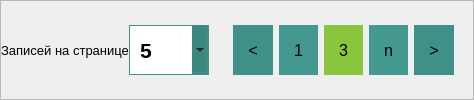
                      <widget class="QWidget" name="tab_pagination">
                       <attribute name="title">
                        <string>Пагинация</string>
                       </attribute>
                       <layout class="QHBoxLayout" name="horizontalLayout_14">
                        <property name="spacing">
                         <number>0</number>
                        </property>
                        <property name="leftMargin">
                         <number>0</number>
                        </property>
                        <property name="topMargin">
                         <number>0</number>
                        </property>
                        <property name="rightMargin">
                         <number>0</number>
                        </property>
                        <property name="bottomMargin">
                         <number>0</number>
                        </property>
                        <item>
                         <widget class="QFrame" name="frame_14">
                          <property name="frameShape">
                           <enum>QFrame::Shape::StyledPanel</enum>
                          </property>
                          <property name="frameShadow">
                           <enum>QFrame::Shadow::Raised</enum>
                          </property>
                          <layout class="QHBoxLayout" name="horizontalLayout_6">
                           <property name="spacing">
                            <number>15</number>
                           </property>
                           <property name="leftMargin">
                            <number>0</number>
                           </property>
                           <property name="topMargin">
                            <number>0</number>
                           </property>
                           <property name="rightMargin">
                            <number>10</number>
                           </property>
                           <property name="bottomMargin">
                            <number>0</number>
                           </property>
                           <item>
                            <widget class="QFrame" name="frame_19">
                             <property name="maximumSize">
                              <size>
                               <width>350</width>
                               <height>16777215</height>
                              </size>
                             </property>
                             <property name="styleSheet">
                              <string notr="true">border:none;</string>
                             </property>
                             <property name="frameShape">
                              <enum>QFrame::Shape::StyledPanel</enum>
                             </property>
                             <property name="frameShadow">
                              <enum>QFrame::Shadow::Raised</enum>
                             </property>
                             <layout class="QHBoxLayout" name="horizontalLayout_12">
                              <property name="spacing">
                               <number>0</number>
                              </property>
                              <property name="leftMargin">
                               <number>0</number>
                              </property>
                              <property name="topMargin">
                               <number>0</number>
                              </property>
                              <property name="rightMargin">
                               <number>0</number>
                              </property>
                              <property name="bottomMargin">
                               <number>0</number>
                              </property>
                              <item>
                               <widget class="QLabel" name="label_all_records_2">
                                <property name="maximumSize">
                                 <size>
                                  <width>150</width>
                                  <height>16777215</height>
                                 </size>
                                </property>
                                <property name="font">
                                 <font>
                                  <family>Arial</family>
                                  <pointsize>10</pointsize>
                                  <bold>false</bold>
                                 </font>
                                </property>
                                <property name="text">
                                 <string>Записей на странице</string>
                                </property>
                                <property name="alignment">
                                 <set>Qt::AlignmentFlag::AlignCenter</set>
                                </property>
                               </widget>
                              </item>
                              <item>
                               <widget class="QComboBox" name="comboBox_pagination">
                                <property name="minimumSize">
                                 <size>
                                  <width>80</width>
                                  <height>50</height>
                                 </size>
                                </property>
                                <property name="maximumSize">
                                 <size>
                                  <width>80</width>
                                  <height>50</height>
                                 </size>
                                </property>
                                <property name="palette">
                                 <palette>
                                  <active>
                                   <colorrole role="Button">
                                    <brush brushstyle="SolidPattern">
                                     <color alpha="255">
                                      <red>59</red>
                                      <green>134</green>
                                      <blue>125</blue>
                                     </color>
                                    </brush>
                                   </colorrole>
                                   <colorrole role="Light">
                                    <brush brushstyle="SolidPattern">
                                     <color alpha="255">
                                      <red>61</red>
                                      <green>139</green>
                                      <blue>130</blue>
                                     </color>
                                    </brush>
                                   </colorrole>
                                   <colorrole role="Midlight">
                                    <brush brushstyle="SolidPattern">
                                     <color alpha="255">
                                      <red>63</red>
                                      <green>145</green>
                                      <blue>135</blue>
                                     </color>
                                    </brush>
                                   </colorrole>
                                   <colorrole role="Dark">
                                    <brush brushstyle="SolidPattern">
                                     <color alpha="255">
                                      <red>65</red>
                                      <green>148</green>
                                      <blue>139</blue>
                                     </color>
                                    </brush>
                                   </colorrole>
                                   <colorrole role="Mid">
                                    <brush brushstyle="SolidPattern">
                                     <color alpha="255">
                                      <red>56</red>
                                      <green>128</green>
                                      <blue>120</blue>
                                     </color>
                                    </brush>
                                   </colorrole>
                                   <colorrole role="Base">
                                    <brush brushstyle="SolidPattern">
                                     <color alpha="255">
                                      <red>58</red>
                                      <green>132</green>
                                      <blue>124</blue>
                                     </color>
                                    </brush>
                                   </colorrole>
                                   <colorrole role="Window">
                                    <brush brushstyle="SolidPattern">
                                     <color alpha="255">
                                      <red>58</red>
                                      <green>132</green>
                                      <blue>124</blue>
                                     </color>
                                    </brush>
                                   </colorrole>
                                   <colorrole role="Shadow">
                                    <brush brushstyle="SolidPattern">
                                     <color alpha="255">
                                      <red>60</red>
                                      <green>136</green>
                                      <blue>127</blue>
                                     </color>
                                    </brush>
                                   </colorrole>
                                   <colorrole role="AlternateBase">
                                    <brush brushstyle="SolidPattern">
                                     <color alpha="255">
                                      <red>56</red>
                                      <green>126</green>
                                      <blue>118</blue>
                                     </color>
                                    </brush>
                                   </colorrole>
                                   <colorrole role="ToolTipBase">
                                    <brush brushstyle="SolidPattern">
                                     <color alpha="255">
                                      <red>61</red>
                                      <green>138</green>
                                      <blue>129</blue>
                                     </color>
                                    </brush>
                                   </colorrole>
                                  </active>
                                  <inactive>
                                   <colorrole role="Button">
                                    <brush brushstyle="SolidPattern">
                                     <color alpha="255">
                                      <red>59</red>
                                      <green>134</green>
                                      <blue>125</blue>
                                     </color>
                                    </brush>
                                   </colorrole>
                                   <colorrole role="Light">
                                    <brush brushstyle="SolidPattern">
                                     <color alpha="255">
                                      <red>61</red>
                                      <green>139</green>
                                      <blue>130</blue>
                                     </color>
                                    </brush>
                                   </colorrole>
                                   <colorrole role="Midlight">
                                    <brush brushstyle="SolidPattern">
                                     <color alpha="255">
                                      <red>63</red>
                                      <green>145</green>
                                      <blue>135</blue>
                                     </color>
                                    </brush>
                                   </colorrole>
                                   <colorrole role="Dark">
                                    <brush brushstyle="SolidPattern">
                                     <color alpha="255">
                                      <red>65</red>
                                      <green>148</green>
                                      <blue>139</blue>
                                     </color>
                                    </brush>
                                   </colorrole>
                                   <colorrole role="Mid">
                                    <brush brushstyle="SolidPattern">
                                     <color alpha="255">
                                      <red>56</red>
                                      <green>128</green>
                                      <blue>120</blue>
                                     </color>
                                    </brush>
                                   </colorrole>
                                   <colorrole role="Base">
                                    <brush brushstyle="SolidPattern">
                                     <color alpha="255">
                                      <red>58</red>
                                      <green>132</green>
                                      <blue>124</blue>
                                     </color>
                                    </brush>
                                   </colorrole>
                                   <colorrole role="Window">
                                    <brush brushstyle="SolidPattern">
                                     <color alpha="255">
                                      <red>58</red>
                                      <green>132</green>
                                      <blue>124</blue>
                                     </color>
                                    </brush>
                                   </colorrole>
                                   <colorrole role="Shadow">
                                    <brush brushstyle="SolidPattern">
                                     <color alpha="255">
                                      <red>60</red>
                                      <green>136</green>
                                      <blue>127</blue>
                                     </color>
                                    </brush>
                                   </colorrole>
                                   <colorrole role="AlternateBase">
                                    <brush brushstyle="SolidPattern">
                                     <color alpha="255">
                                      <red>56</red>
                                      <green>126</green>
                                      <blue>118</blue>
                                     </color>
                                    </brush>
                                   </colorrole>
                                   <colorrole role="ToolTipBase">
                                    <brush brushstyle="SolidPattern">
                                     <color alpha="255">
                                      <red>61</red>
                                      <green>138</green>
                                      <blue>129</blue>
                                     </color>
                                    </brush>
                                   </colorrole>
                                  </inactive>
                                  <disabled>
                                   <colorrole role="WindowText">
                                    <brush brushstyle="SolidPattern">
                                     <color alpha="255">
                                      <red>65</red>
                                      <green>148</green>
                                      <blue>139</blue>
                                     </color>
                                    </brush>
                                   </colorrole>
                                   <colorrole role="Button">
                                    <brush brushstyle="SolidPattern">
                                     <color alpha="255">
                                      <red>59</red>
                                      <green>134</green>
                                      <blue>125</blue>
                                     </color>
                                    </brush>
                                   </colorrole>
                                   <colorrole role="Light">
                                    <brush brushstyle="SolidPattern">
                                     <color alpha="255">
                                      <red>61</red>
                                      <green>139</green>
                                      <blue>130</blue>
                                     </color>
                                    </brush>
                                   </colorrole>
                                   <colorrole role="Midlight">
                                    <brush brushstyle="SolidPattern">
                                     <color alpha="255">
                                      <red>63</red>
                                      <green>145</green>
                                      <blue>135</blue>
                                     </color>
                                    </brush>
                                   </colorrole>
                                   <colorrole role="Dark">
                                    <brush brushstyle="SolidPattern">
                                     <color alpha="255">
                                      <red>65</red>
                                      <green>148</green>
                                      <blue>139</blue>
                                     </color>
                                    </brush>
                                   </colorrole>
                                   <colorrole role="Mid">
                                    <brush brushstyle="SolidPattern">
                                     <color alpha="255">
                                      <red>56</red>
                                      <green>128</green>
                                      <blue>120</blue>
                                     </color>
                                    </brush>
                                   </colorrole>
                                   <colorrole role="Text">
                                    <brush brushstyle="SolidPattern">
                                     <color alpha="255">
                                      <red>65</red>
                                      <green>148</green>
                                      <blue>139</blue>
                                     </color>
                                    </brush>
                                   </colorrole>
                                   <colorrole role="ButtonText">
                                    <brush brushstyle="SolidPattern">
                                     <color alpha="255">
                                      <red>65</red>
                                      <green>148</green>
                                      <blue>139</blue>
                                     </color>
                                    </brush>
                                   </colorrole>
                                   <colorrole role="Base">
                                    <brush brushstyle="SolidPattern">
                                     <color alpha="255">
                                      <red>58</red>
                                      <green>132</green>
                                      <blue>124</blue>
                                     </color>
                                    </brush>
                                   </colorrole>
                                   <colorrole role="Window">
                                    <brush brushstyle="SolidPattern">
                                     <color alpha="255">
                                      <red>58</red>
                                      <green>132</green>
                                      <blue>124</blue>
                                     </color>
                                    </brush>
                                   </colorrole>
                                   <colorrole role="Shadow">
                                    <brush brushstyle="SolidPattern">
                                     <color alpha="255">
                                      <red>60</red>
                                      <green>136</green>
                                      <blue>127</blue>
                                     </color>
                                    </brush>
                                   </colorrole>
                                   <colorrole role="AlternateBase">
                                    <brush brushstyle="SolidPattern">
                                     <color alpha="255">
                                      <red>56</red>
                                      <green>126</green>
                                      <blue>118</blue>
                                     </color>
                                    </brush>
                                   </colorrole>
                                   <colorrole role="ToolTipBase">
                                    <brush brushstyle="SolidPattern">
                                     <color alpha="255">
                                      <red>61</red>
                                      <green>138</green>
                                      <blue>129</blue>
                                     </color>
                                    </brush>
                                   </colorrole>
                                  </disabled>
                                 </palette>
                                </property>
                                <property name="font">
                                 <font>
                                  <family>Arial</family>
                                  <pointsize>16</pointsize>
                                  <bold>true</bold>
                                 </font>
                                </property>
                                <property name="layoutDirection">
                                 <enum>Qt::LayoutDirection::LeftToRight</enum>
                                </property>
                                <property name="styleSheet">
                                 <string notr="true">padding:10px;
text-align:center;
border: 1px solid rgb(64, 145, 136);
</string>
                                </property>
                                <item>
                                 <property name="text">
                                  <string>5</string>
                                 </property>
                                </item>
                                <item>
                                 <property name="text">
                                  <string>10</string>
                                 </property>
                                </item>
                                <item>
                                 <property name="text">
                                  <string>50</string>
                                 </property>
                                </item>
                                <item>
                                 <property name="text">
                                  <string>100</string>
                                 </property>
                                </item>
                                <item>
                                 <property name="text">
                                  <string>150</string>
                                 </property>
                                </item>
                               </widget>
                              </item>
                             </layout>
                            </widget>
                           </item>
                           <item>
                            <widget class="QFrame" name="result_pagination">
                             <property name="maximumSize">
                              <size>
                               <width>700</width>
                               <height>16777215</height>
                              </size>
                             </property>
                             <property name="layoutDirection">
                              <enum>Qt::LayoutDirection::LeftToRight</enum>
                             </property>
                             <property name="styleSheet">
                              <string notr="true">border:none;</string>
                             </property>
                             <property name="frameShape">
                              <enum>QFrame::Shape::StyledPanel</enum>
                             </property>
                             <property name="frameShadow">
                              <enum>QFrame::Shadow::Raised</enum>
                             </property>
                             <layout class="QHBoxLayout" name="horizontalLayout_9">
                              <item>
                               <widget class="QPushButton" name="button_prev">
                                <property name="maximumSize">
                                 <size>
                                  <width>50</width>
                                  <height>50</height>
                                 </size>
                                </property>
                                <property name="font">
                                 <font>
                                  <family>Arial</family>
                                  <pointsize>12</pointsize>
                                  <bold>false</bold>
                                 </font>
                                </property>
                                <property name="styleSheet">
                                 <string notr="true">padding:15px;
background-color:rgb(64, 145, 136);
border-radius:25px;</string>
                                </property>
                                <property name="text">
                                 <string>&lt;</string>
                                </property>
                               </widget>
                              </item>
                              <item>
                               <widget class="QPushButton" name="button_first">
                                <property name="maximumSize">
                                 <size>
                                  <width>50</width>
                                  <height>50</height>
                                 </size>
                                </property>
                                <property name="font">
                                 <font>
                                  <family>Arial</family>
                                  <pointsize>12</pointsize>
                                  <bold>false</bold>
                                 </font>
                                </property>
                                <property name="styleSheet">
                                 <string notr="true">padding:15px;
background-color:rgb(67, 153, 143);
border-radius:25px;</string>
                                </property>
                                <property name="text">
                                 <string>1</string>
                                </property>
                               </widget>
                              </item>
                              <item>
                               <widget class="QPushButton" name="button_current">
                                <property name="maximumSize">
                                 <size>
                                  <width>50</width>
                                  <height>50</height>
                                 </size>
                                </property>
                                <property name="font">
                                 <font>
                                  <family>Arial</family>
                                  <pointsize>12</pointsize>
                                  <bold>false</bold>
                                 </font>
                                </property>
                                <property name="styleSheet">
                                 <string notr="true">padding:15px;
background-color:rgb(138, 197, 62);
border-radius:25px;</string>
                                </property>
                                <property name="text">
                                 <string>3</string>
                                </property>
                               </widget>
                              </item>
                              <item>
                               <widget class="QPushButton" name="button_last">
                                <property name="maximumSize">
                                 <size>
                                  <width>50</width>
                                  <height>50</height>
                                 </size>
                                </property>
                                <property name="font">
                                 <font>
                                  <family>Arial</family>
                                  <pointsize>12</pointsize>
                                  <bold>false</bold>
                                 </font>
                                </property>
                                <property name="styleSheet">
                                 <string notr="true">padding:15px;
background-color:rgb(67, 153, 143);
border-radius:25px;</string>
                                </property>
                                <property name="text">
                                 <string>n</string>
                                </property>
                               </widget>
                              </item>
                              <item>
                               <widget class="QPushButton" name="button_next">
                                <property name="maximumSize">
                                 <size>
                                  <width>50</width>
                                  <height>50</height>
                                 </size>
                                </property>
                                <property name="font">
                                 <font>
                                  <family>Arial</family>
                                  <pointsize>12</pointsize>
                                  <bold>false</bold>
                                 </font>
                                </property>
                                <property name="styleSheet">
                                 <string notr="true">padding:15px;
background-color:rgb(63, 144, 135);
border-radius:25px;</string>
                                </property>
                                <property name="text">
                                 <string>&gt;</string>
                                </property>
                               </widget>
                              </item>
                             </layout>
                            </widget>
                           </item>
                          </layout>
                         </widget>
                        </item>
                       </layout>
                      </widget>
